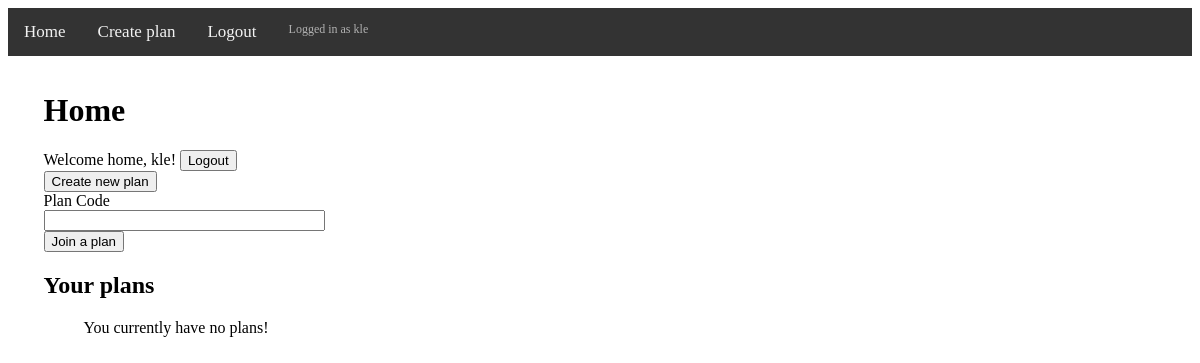
The page /home (signed in) on the database as committed earlier.
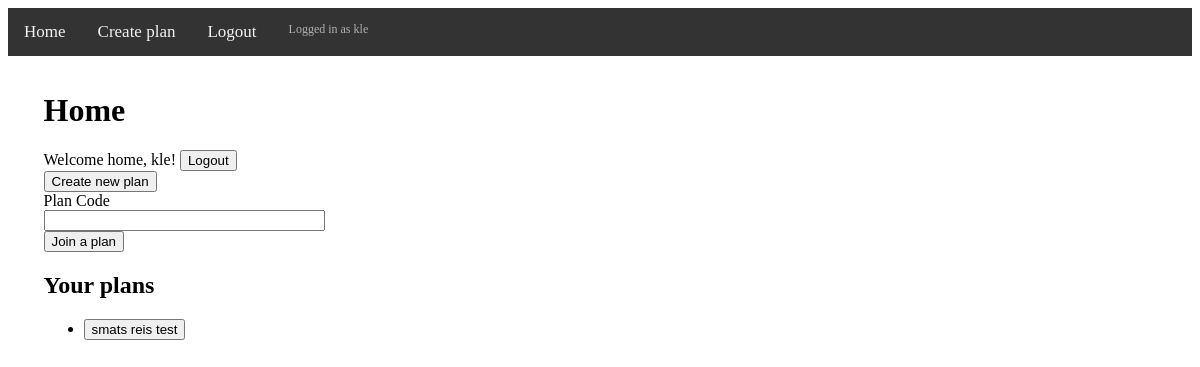
The same page on the database as committed later.
### src/models.py (models this page shows, shortened)
class User(db.Model):
    id = db.Column(db.Integer, primary_key=True)
    username = db.Column(db.String(20), unique=True, nullable=False)
    password = db.Column(db.String(60), nullable=False)

class Plan(db.Model):
    id = db.Column(db.Integer, primary_key=True)
    name = db.Column(db.String(100), nullable=False)
    description = db.Column(db.Text)
    plan_code = db.Column(db.String(36), unique=True, nullable=False)
    start_date = db.Column(db.Date, nullable=False)
    end_date = db.Column(db.Date, nullable=False)
    owner_id = db.Column(db.Integer, db.ForeignKey('user.id'), nullable=False)
    owner = db.relationship('User', foreign_keys=[owner_id])
    users = db.relationship('User', secondary='plans_users', backref=db.backref('plans', lazy='dynamic'))

### src/app.py (the view, shortened to what this page needs)
@app.route("/home", methods=['GET', 'POST'])
def home():
    form = JoinPlanForm()
    plans = []
    if "logged_in" in session and session["logged_in"]:
        user = User.query.filter_by(username=session['username']).first()
        if user:
            plans = user.plans.all()
    return render_template("home.html",
                           username="Kalle",
                           form=form,
                           plans=plans)

### src/forms.py
class JoinPlanForm(FlaskForm):
    plan_code = StringField('Plan Code')
    submit = SubmitField('Submit')

### templates/home.html (shortened to what this page needs)
{% extends "base.html" %}
{% block content %}
    {% if session["logged_in"] %}
        <h1>Home</h1>
        Welcome home, {{ session["username"] }}!
        <button onclick="window.location.href = '/logout'" id="logout_button">Logout</button><br>
        <button onclick="window.location.href = '/create_plan'" id="create_plan_button">Create new plan</button><br>
        <form method="POST">
            <div>
                {{ form.plan_code.label }}<br>
                {{ form.plan_code(size=32) }}<br>
            </div>
            <div>
                <input type="submit" value="Join a plan">
            </div>
        </form>
        <h2>Your plans</h2>
        <ul class="my_plan_list">
            {% if plans|length == 0 %}
                <p>You currently have no plans!</p>
            {% endif %}
            {% for plan in plans %}
                <li class="my_plan_element">
                    <button onclick="window.location.href = '/plan/{{ plan.plan_code }}/overview'" id="my_plan_button">{{ plan.name }}</button>
                </li>
            {% endfor %}
        </ul>
    {% else %}
    <button onclick="window.location.href = '/login'" id="login_button">Login</button>
    <button onclick="window.location.href = '/register'" id="register_button">Register</button>
    {% endif %}
{% endblock %}

### templates/base.html (shortened to what this page needs)
<!DOCTYPE html>
<html>
    <head>
        <link rel="stylesheet" href="/static/style.css">
    </head>
    <div class="topnav">
        <a href="/home">Home</a>
        {% if session["logged_in"] %}
            <a href="/create_plan">Create plan</a>
            <a href="/logout">Logout</a>
            <div class="logged_in_user">Logged in as {{ session["username"] }}</div>
        {% else %}
            <a href="/login">Login</a>
            <a href="/register">Register</a>
        {% endif %}
    </div>
    <body>
        <div class="page_container">{% block content %}{% endblock %}</div>
    </body>
</html>

### static/style.css (style rules this page uses)
.page_container { margin-left: 3%; }
.topnav { background-color: #333; overflow: hidden; margin-bottom: 3%; }
.topnav a { float: left; color: #f2f2f2; text-align: center; padding: 14px 16px; text-decoration: none; font-size: 17px; }
.topnav .logged_in_user { float: left; color: #b1b1b1; text-align: center; padding: 14px 16px; text-decoration: none; font-size: 12px; }

Rows that differ between the two databases and show on the page:
added Plan: name "smats reis test"
Other text that changed with them:
text no longer shown: "You currently have no plans!"
